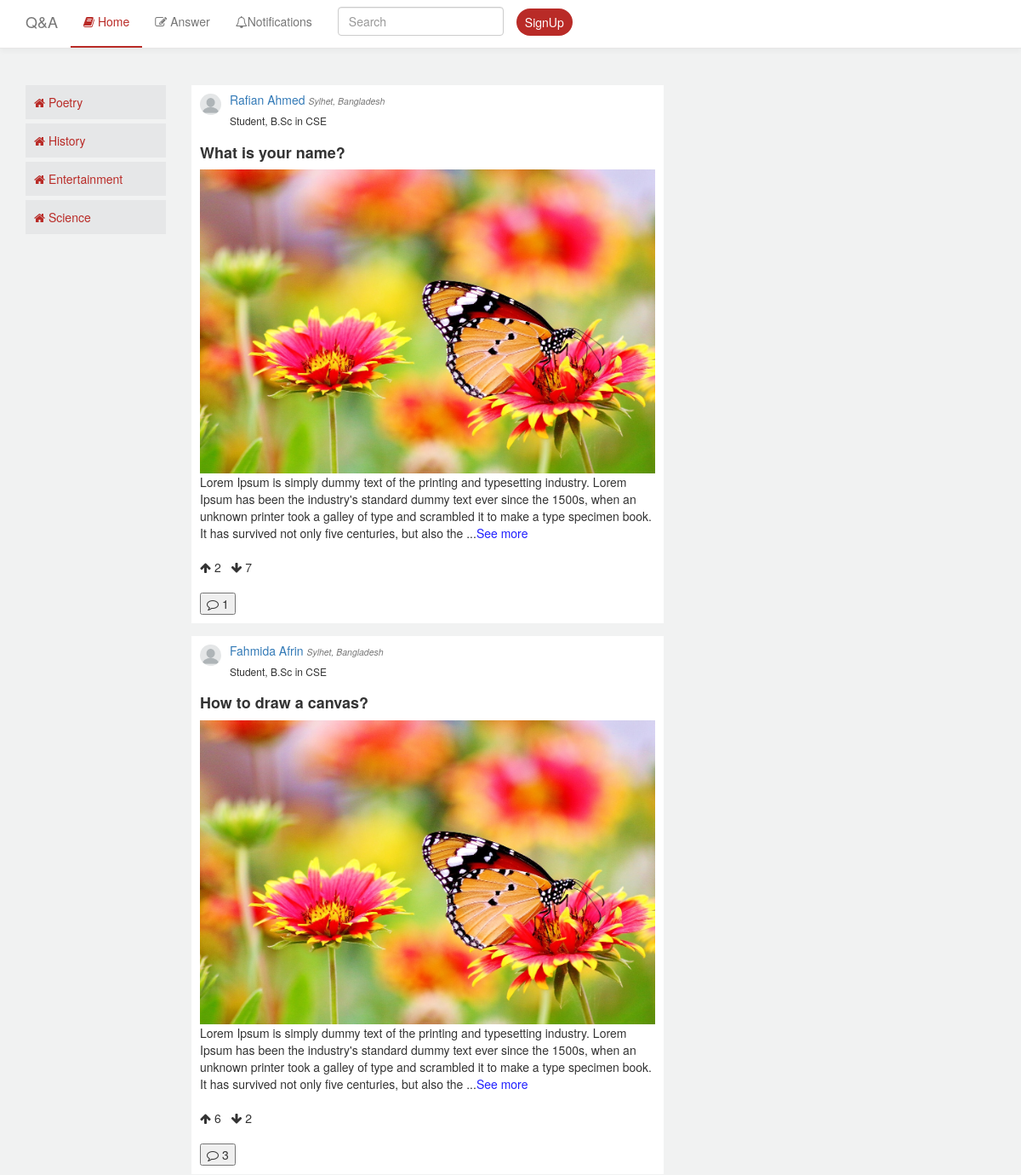
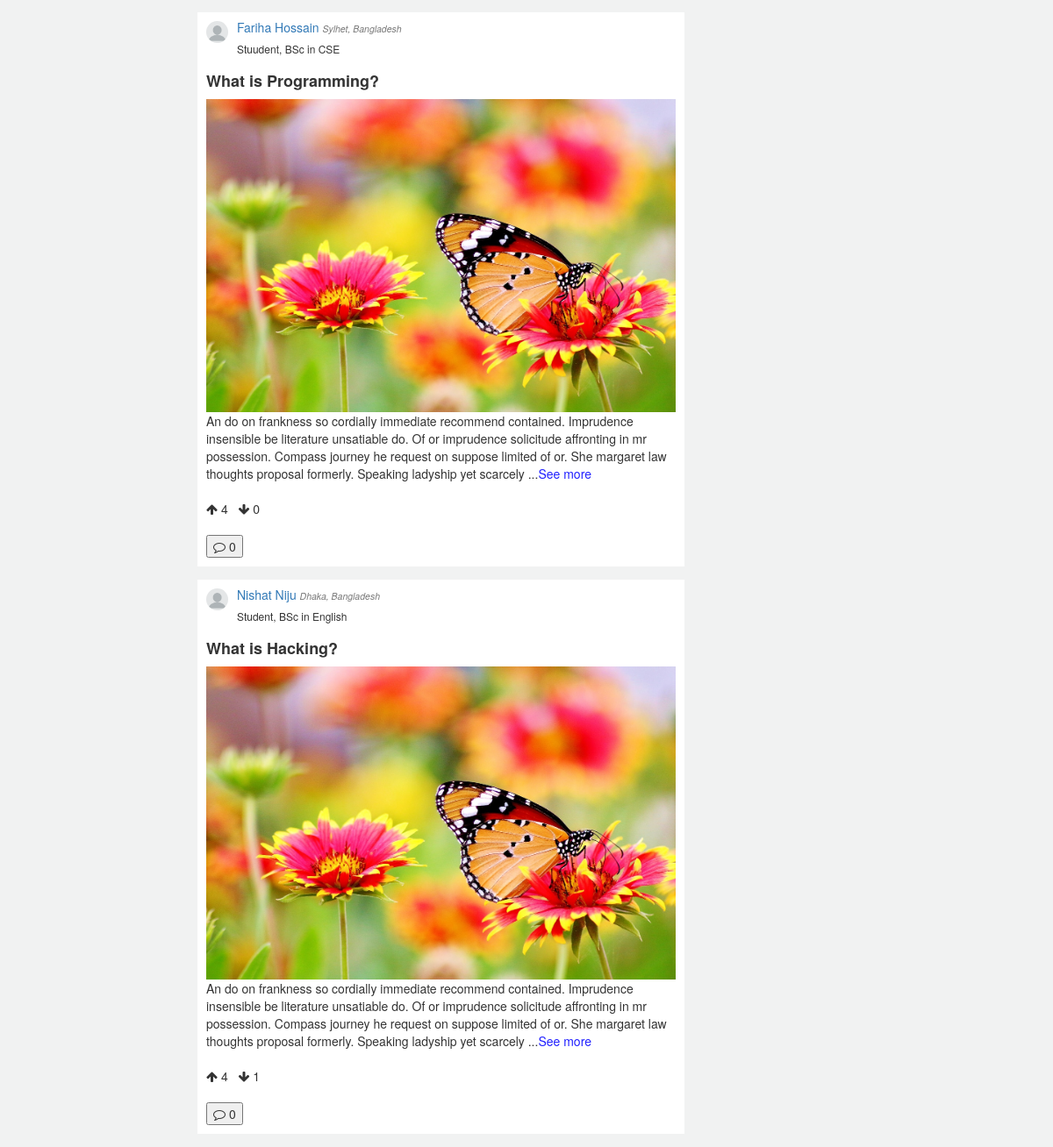
Page /n_u_index.php on the committed database (2 pictures, top to bottom).
### tables this page shows
CREATE TABLE `category` (
  `category_id` int(10) NOT NULL,
  `category_name` varchar(100) NOT NULL
);

CREATE TABLE `question` (
  `question_id` int(10) NOT NULL,
  `question_title` tinytext NOT NULL,
  `question_body` text NOT NULL,
  `question_upvote` int(11) NOT NULL,
  `question_downvote` int(11) NOT NULL,
  `user_id` int(10) NOT NULL,
  `question_status` varchar(100) NOT NULL
);

CREATE TABLE `user` (
  `user_id` int(10) NOT NULL,
  `user_name` varchar(100) NOT NULL,
  `user_email` varchar(100) NOT NULL,
  `user_password` varchar(100) NOT NULL,
  `user_work` varchar(100) NOT NULL,
  `user_qualification` varchar(100) NOT NULL,
  `user_location` varchar(100) NOT NULL,
  `image` varchar(100) NOT NULL,
  `status` varchar(100) NOT NULL
);

### n_u_index.php (the view, shortened to what this page needs)
<!Doctype html>
<html class="no-js" lang="en">
    <head>
        <link rel="stylesheet" type="text/css" href="css/bootstrap.min.css">
        <link rel="stylesheet" type="text/css" href="css/bootstrap-tagsinput.css">
        <link rel="stylesheet" type="text/css" href="css/font-awesome.min.css">
        <link href="css/style.css" rel="stylesheet" type="text/css"/>
    </head>
    <body>
        <nav class="navbar navbar-default navbar-fixed-top">
            <div class="container">
                <div class="navbar-header">
                    <a class="navbar-brand" href="index.php">Q&A</a>
                </div>
                <div class="collapse navbar-collapse" id="myNavbar">
                    <ul class="nav navbar-nav">
                        <li class="active"><a href="index.php"><i class="fa fa-book" aria-hidden="true"></i> Home</a></li>
                        <li class=""><a href="answer.php"> <i class="fa fa-pencil-square-o" aria-hidden="true"></i> Answer</a></li>
                        <li class=""><a href="notification.php"><i class="fa fa-bell-o" aria-hidden="true"></i>Notifications</a></li>
                    </ul>
                    <form class="navbar-form navbar-left">
                        <div class="form-group">
                            <input type="text" id="search_qus" class="form-control" placeholder="Search">
                        </div>
                    </form>
                    <ul class="nav navbar-nav">
                        <li class=""><a href="login.php" style="color:Black;" class="quesion">SignUp</a></li>
                    </ul>
                </div>
            </div>
        </nav>
        <div class="container pt-100">
            <div class="row" id="search_list">
                <div class="col-sm-2 left-side">
                    <ul class="list-unstyled">
                    <?php
                        include("php/dbconnect.php");
                        $sql_f="SELECT DISTINCT category_id FROM user_category";
                        $query_f=mysqli_query($con, $sql_f);
                        while($row_f=mysqli_fetch_array($query_f)){
                            $category_id=$row_f["category_id"];
                            $sql_c="SELECT category_name FROM category WHERE category_id='$category_id'";
                            $query_c=mysqli_query($con, $sql_c);
                            while($row_c=mysqli_fetch_array($query_c)){
                    ?>
                        <li><a href="feed.php?category_id=<?php echo $category_id; ?>"class="active"><i class="fa fa-home" aria-hidden="true"></i>&nbsp;<?php echo $row_c["category_name"]; ?></a></li>
                    <?php
                            }
                        }
                    ?>
                    </ul>
                </div>
                <div class="col-sm-6">
                    <?php
                        $sql1="SELECT * FROM question";
                        $query1=mysqli_query($con, $sql1);
                        $i=0;
                        while($row1=mysqli_fetch_array($query1)){
                            $i++;
                            $s="demo";
                            $user_id_qus=$row1["user_id"];
                            $question_id=$row1["question_id"];
                            $question_full=$row1["question_body"];
                            $question_cut=substr($question_full,0,300);
                            $sql2="SELECT * FROM user WHERE user_id='$user_id_qus'";
                            $query2=mysqli_query($con, $sql2);
                            $row2=mysqli_fetch_array($query2);
                            $sql3="SELECT * FROM answer WHERE question_id='$question_id' ORDER BY answer_id DESC";
                            $query3=mysqli_query($con, $sql3);
                            $row3_count=mysqli_num_rows($query3);
                    ?>
                    <div class="bg-white p-10 mb-15">
                        <div class="media">
                            <div class="media-left">
                                <img src="img/<?php echo $row2["image"];?>" class="img-circle pro-pic">
                            </div>
                            <div class="media-body">
                                <a href="other-user-profile.php?profile_id=<?php echo $row2["user_id"]; ?>"><h5 class="media-heading"><?php echo $row2["user_name"];?></a> <small><i><?php echo $row2["user_location"]; ?></i></small>
                                    <br>
                                    <h6><?php echo $row2["user_work"]; ?>, <?php echo $row2["user_qualification"]; ?></h6>
                            </div>
                        </div>
                        <div class="post">
                            <h4><strong><?php echo $row1["question_title"];?></strong></h4>
                            <img src="img/bloom-blooming-blossom-blur-462118.jpg" class="img-responsive" alt=""/>
                            <p><?php echo $question_cut; ?><span id="dots<?php echo $i; ?>">...<button onclick="readFunction<?php echo $i; ?>();">See more</button></span></p>
                        </div>
                        <div class="react pt-10">
                                <i class="fa fa-arrow-up" aria-hidden="true"></i> <span> <?php echo $row1["question_upvote"];?></span>&nbsp;&nbsp;
                                <i class="fa fa-arrow-down" aria-hidden="true"></i> <span> <?php echo $row1["question_downvote"];?></span>
                                <br><br>
                                <button title="Comments" data-toggle="collapse" data-target="#<?php echo $s.$i; ?>">
                                    <i class="fa fa-comment-o" aria-hidden="true"></i> <span> <?php echo $row3_count;?></span>
                                </button>
                        </div>
                    </div>
                    <?php
                        }
                    ?>
                </div>
                <div class="col-sm-2">
                </div>
            </div>
        </div>
    </body>
</html>

### css/style.css (style rules this page uses)
.p-10 { padding: 10px; }
.pt-10 { padding-top: 10px; }
.pt-100 { padding-top: 100px; }
.mb-15 { margin-bottom: 15px; }
.bg-white { background: #FFFFFF; }
body { background: #F1F2F2; }
.navbar-default { background-color: #FFFFFF; border-color: #e7e7e7; box-shadow: 0 3px 6px rgba(0,0,0,0.04); }
.navbar-default .navbar-nav>.active>a, .navbar-default .navbar-nav>.active>a:hover, .navbar-default .navbar-nav>.active>a:focus { color: #B92B27; background-color: transparent; border-bottom: 2px solid #B92B27; padding-bottom: 19px; }
.quesion { background: #B92B27!important; color: white!important; border-radius: 39px; padding: 6px 10px!important; margin-top: 10px; }
.pro-pic { width: 25px; }
.left-side ul li { margin-bottom: 5px; }
.left-side ul li a { display: block; padding: 10px 10px; text-decoration: none; color: #636466; }
.left-side ul li a.active { color: #B92B27; background: #E6E7E8!important; }
.post span button { padding: 0px; border: 0px; background: transparent; color: #0000ffe0; }

### rows in the picture
category: category_name "Poetry"
category: category_name "History"
category: category_name "Entertainment"
category: category_name "Science"
question: user.image (placeholder picture), user.user_name "Rafian Ahmed", user.user_location "Sylhet, Bangladesh", user.user_work "Student", user.user_qualification "B.Sc in CSE", question_title "What is your name?", question_body "Lorem Ipsum is simply dummy text of the printing and typesetting industry. Lorem Ipsum has been the industry's standard dummy text ever since the 1500s, when an unknown printer took a galley of type and scrambled it to make a type specimen book. It has survived not only five centuries, but also the", question_upvote "2", question_downvote "7", row3_count "1"
question: user.image (placeholder picture), user.user_name "Fahmida Afrin", user.user_location "Sylhet, Bangladesh", user.user_work "Student", user.user_qualification "B.Sc in CSE", question_title "How to draw a canvas?", question_body "Lorem Ipsum is simply dummy text of the printing and typesetting industry. Lorem Ipsum has been the industry's standard dummy text ever since the 1500s, when an unknown printer took a galley of type and scrambled it to make a type specimen book. It has survived not only five centuries, but also the", question_upvote "6", question_downvote "2", row3_count "3"
question: user.image (placeholder picture), user.user_name "Fariha Hossain", user.user_location "Sylhet, Bangladesh", user.user_work "Stuudent", user.user_qualification "BSc in CSE", question_title "What is Programming?", question_body "An do on frankness so cordially immediate recommend contained. Imprudence insensible be literature unsatiable do. Of or imprudence solicitude affronting in mr possession. Compass journey he request on suppose limited of or. She margaret law thoughts proposal formerly. Speaking ladyship yet scarcely", question_upvote "4", question_downvote "0", row3_count "0"
question: user.image (placeholder picture), user.user_name "Nishat Niju", user.user_location "Dhaka, Bangladesh", user.user_work "Student", user.user_qualification "BSc in English", question_title "What is Hacking?", question_body "An do on frankness so cordially immediate recommend contained. Imprudence insensible be literature unsatiable do. Of or imprudence solicitude affronting in mr possession. Compass journey he request on suppose limited of or. She margaret law thoughts proposal formerly. Speaking ladyship yet scarcely", question_upvote "4", question_downvote "1", row3_count "0"
